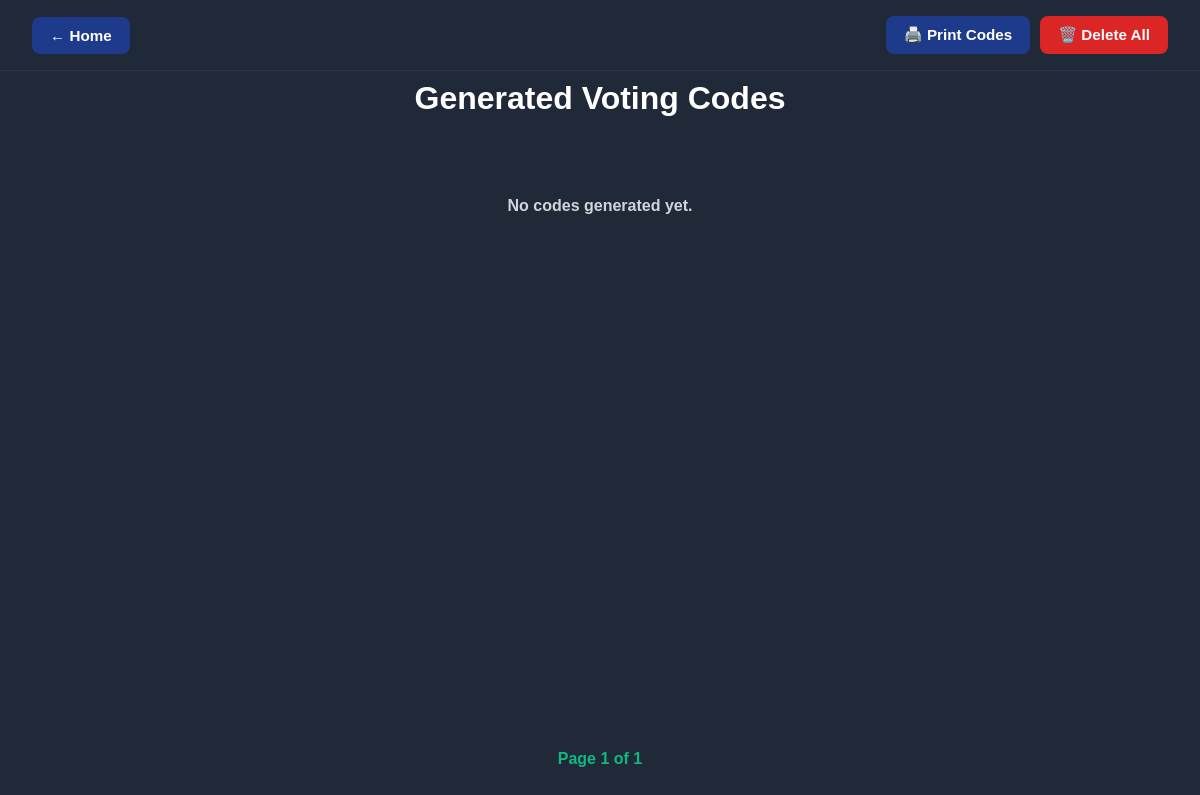
The app's page /print/, older data.
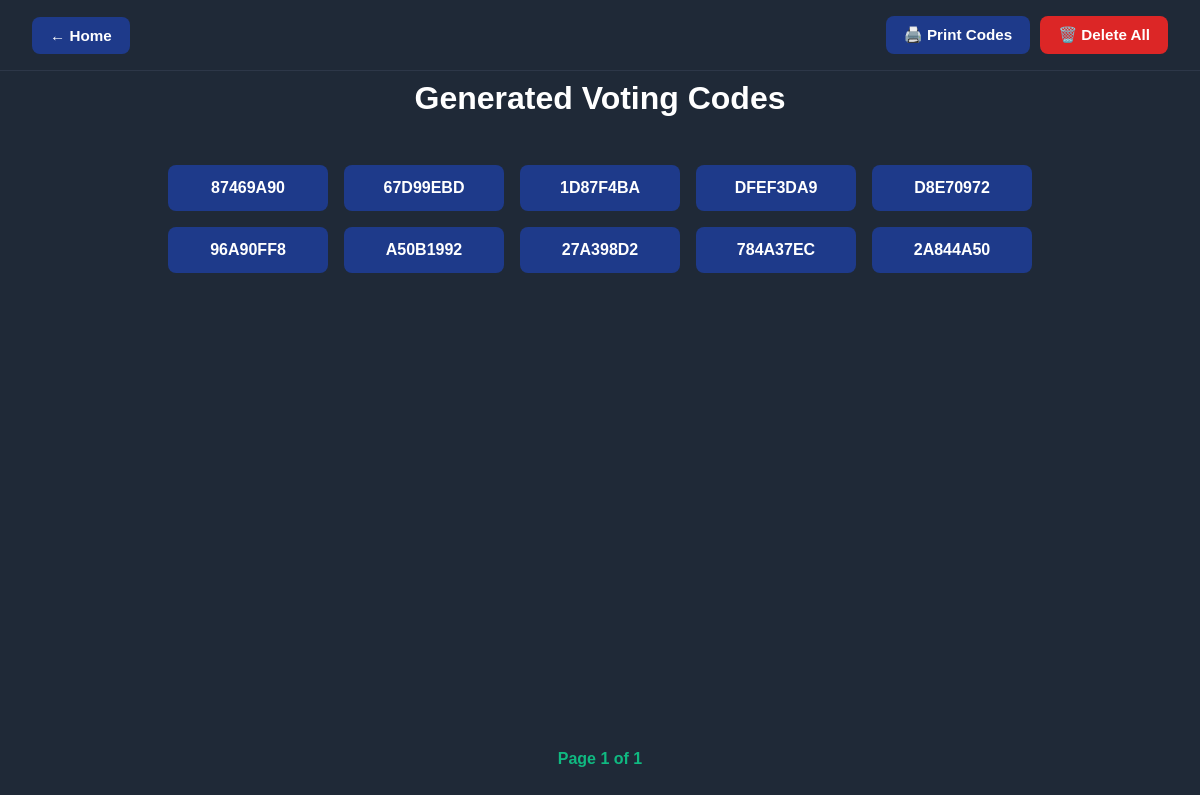
The same page, newer data.
### voting/models.py (models this page shows, shortened)
class VotingCode(models.Model):
    code = models.CharField(max_length=20, unique=True)
    is_used = models.BooleanField(default=False)
    used_at = models.DateTimeField(null=True, blank=True)

### home/views.py (the view)
# urls.py: path('print/', views.print_page, name='print_page'),
def print_page(request):
    codes_list = VotingCode.objects.all().order_by('-id')
    paginator = Paginator(codes_list, 125)  # 5 x 25 layout
    page_number = request.GET.get('page')
    page_obj = paginator.get_page(page_number)
    return render(request, 'home/print.html', {'page_obj': page_obj})

### home/templates/home/print.html (shortened to what this page needs)
<!DOCTYPE html>
<html lang="en">
<head>
</head>
<body>
  <div class="top-bar">
    <a href="{% url 'homepage' %}">← Home</a>
    <div style="display: flex; gap: 10px;">
      <button onclick="window.print()">🖨️ Print Codes</button>
      <button id="deleteBtn">🗑️ Delete All</button>
    </div>
  </div>
  <header>
    <h1>Generated Voting Codes</h1>
  </header>
  <main>
    <div class="grid">
      {% for code in page_obj %}
        <div class="code">{{ code.code }}</div>
      {% empty %}
        <div class="empty-message">No codes generated yet.</div>
      {% endfor %}
    </div>
  </main>
  <footer>
    <div class="pagination">
      <span>Page {{ page_obj.number }} of {{ page_obj.paginator.num_pages }}</span>
    </div>
  </footer>
</body>
</html>

Row changes from the older to the newer data that the page shows:
added VotingCode: code "87469A90"
added VotingCode: code "67D99EBD"
added VotingCode: code "1D87F4BA"
added VotingCode: code "DFEF3DA9"
added VotingCode: code "D8E70972"
added VotingCode: code "96A90FF8"
added VotingCode: code "A50B1992"
added VotingCode: code "27A398D2"
added VotingCode: code "784A37EC"
added VotingCode: code "2A844A50"
Text that changed along with them:
text no longer shown: "No codes generated yet."
